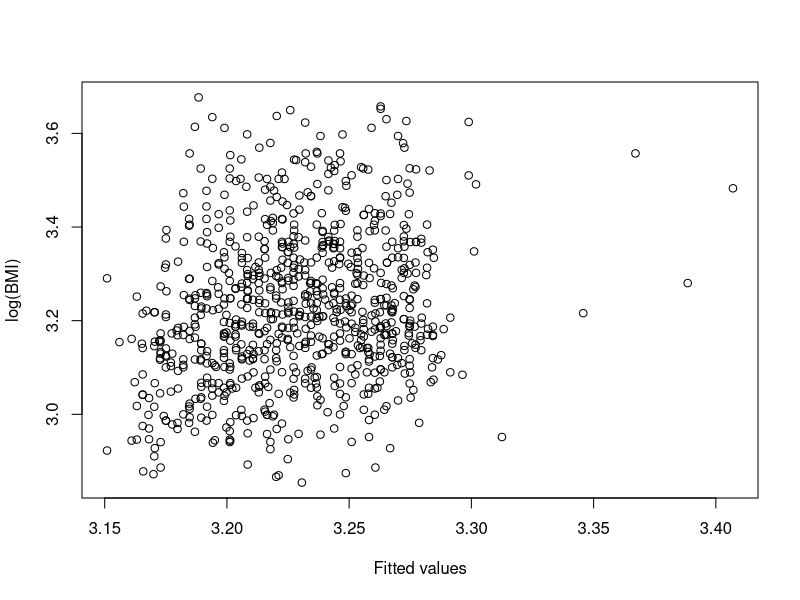

The R script that drew this image: (Note: this script raises an error after producing the figure.)
# Read the dataset 'bmi2_data.csv' into R
D <- read.table("bmi2_data.csv", header = TRUE, sep = ";")

# Add log-BMI to the dataset
D$logbmi <- log(D$bmi)

# Subset containing the first 840 observations (for model estimation)
D_model <- subset(D, id <= 840)

# Subset containing the last 7 observations (for validation)
D_test <- subset(D, id >= 841)

# Estimate multiple linear regression model
fit <- lm(logbmi ~ age + fastfood, data = D_model)

# Show parameter estimates etc.
summary(fit)

# Plots for model validation

# Observations against fitted values
plot(fit$fitted.values, D_model$logbmi, xlab = "Fitted values",     
       ylab = "log(BMI)")

# Residuals against each of the explanatory variables
plot(D_model$EXPLANATORY_VARIABLE, fit$residuals, 
        xlab = "INSERT TEXT", ylab = "Residuals")

# Residuals against fitted values
plot(fit$fitted.values, fit$residuals, xlab = "Fitted values", 
     ylab = "Residuals")

# Normal QQ-plot of the residuals
qqnorm(fit$residuals, ylab = "Residuals", xlab = "Z-scores", 
       main = "")
qqline(fit$residuals)

# Confidence intervals for the model coefficients
confint(fit, level = 0.95)

# Predictions and 95% prediction intervals
pred <- predict(FINAL_MODEL, newdata = D_test, 
                interval = "prediction", level = 0.95)

# Observed values and predictions
cbind(id = D_test$id, logbmi = D_test$logbmi, pred)

